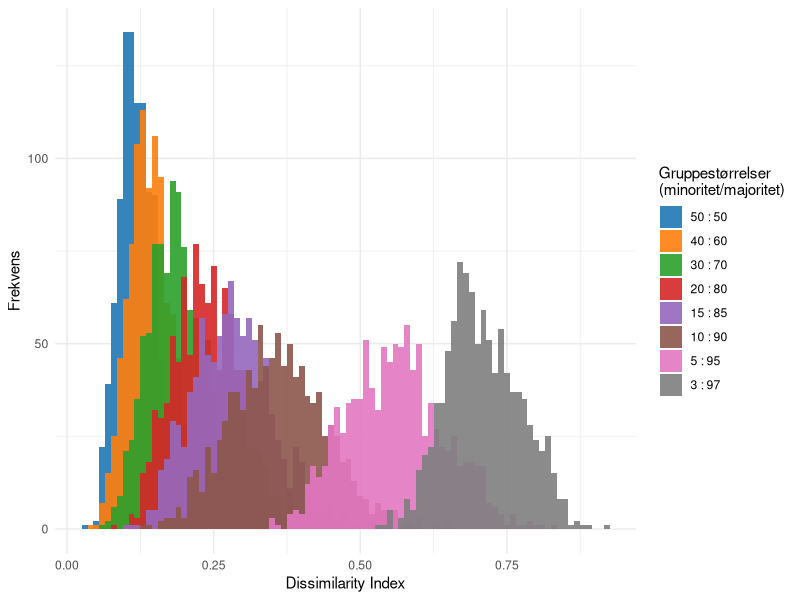
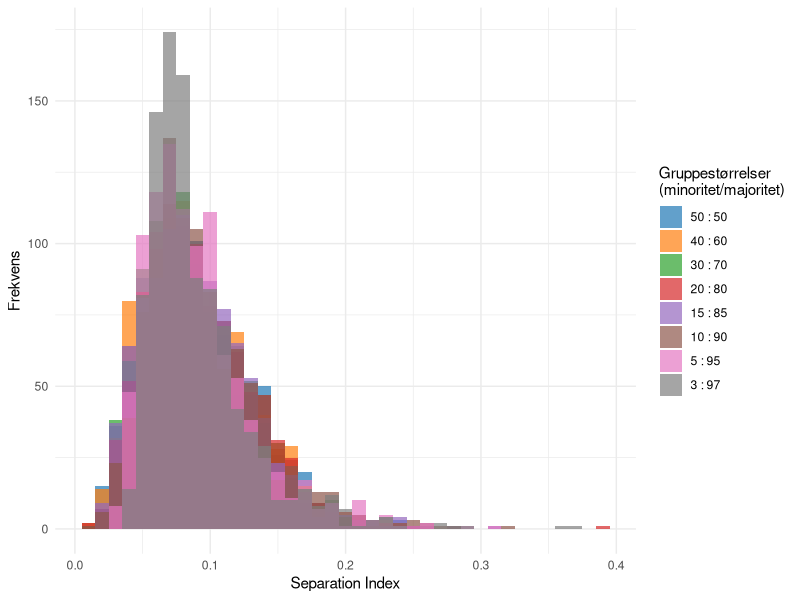

Reproduce these figures in R, in order.
## ---- chunk 1

# Load necessary libraries
library(tidyverse)


# Function to calculate the Dissimilarity Index
calculate_dissimilarity_index <- function(group_counts, total_counts) {
  total_population <- sum(total_counts)
  total_group_population <- sum(group_counts)
  
  index <- 0
  for (i in 1:length(group_counts)) {
    group_proportion <- group_counts[i] / total_group_population
    area_proportion <- total_counts[i] / total_population
    index <- index + abs(group_proportion - area_proportion)
  }
  
  return(0.5 * index)
}

# Parameters
n_simulations <- 1000
total_population <- 100
n_areas <- 10
distributions <- list(
  c(50, 50),   # Equal distribution
  c(40, 60),
  c(30, 70),   
  c(20, 80),
  c(15, 85),
  c(10, 90),
  c(5, 95),
  c(3, 97)
)

# Initialize dataframe to store results
results <- data.frame(Index = numeric(0), Distribution = factor())

# Simulation for each distribution
for (distribution in distributions) {
  group_1_size <- distribution[1]
  group_2_size <- distribution[2]
  
  dissimilarity_indices <- numeric(n_simulations)
  
  for (sim in 1:n_simulations) {
    # Randomly assign individuals to groups
    population <- c(rep(1, group_1_size), rep(2, group_2_size))
    
    # Randomly assign individuals to areas
    group_counts <- matrix(0, nrow = 2, ncol = n_areas)
    for (i in 1:total_population) {
      area <- sample(1:n_areas, 1)
      group <- population[i]
      group_counts[group, area] <- group_counts[group, area] + 1
    }
    
    # Calculate total counts per area
    total_counts <- colSums(group_counts)
    
    # Calculate Dissimilarity Index
    dissimilarity_indices[sim] <- calculate_dissimilarity_index(group_counts[1, ], total_counts)
  }
  
  # Store results
  dist_label <- paste(group_1_size, ":", group_2_size)
  results <- rbind(results, data.frame(Index = dissimilarity_indices, 
                                       Distribution = dist_label))
}

results[["Distribution_sorted"]] <- factor(results[["Distribution"]], 
                                  levels = c("50 : 50", 
                                             "40 : 60", 
                                             "30 : 70", 
                                             "20 : 80", 
                                             "15 : 85",
                                             "10 : 90", 
                                             "5 : 95",
                                             "3 : 97"))

# Visualize the distribution
palette <- c("#1f77b4", "#ff7f0e", 
             "#2ca02c", "#d62728", 
             "#9467bd", "#8c564b", 
             "#e377c2", "#7f7f7f")


ggplot(results, 
       aes(x = Index, 
           fill = Distribution_sorted)) +
  geom_histogram(binwidth = 0.01, 
                 alpha = 0.9, 
                 position = 'identity') +
  scale_fill_manual(values = palette) +
  labs(x = "Dissimilarity Index",
       y = "Frekvens",
       fill = "Gruppestørrelser\n(minoritet/majoritet)") +
  theme_minimal()


## ---- chunk 2

# Load necessary libraries
library(tidyverse)
set.seed(222)

# Function to calculate the Eta-squared Index
calculate_eta_squared_index <- function(group_counts, total_counts) {
  total_population <- sum(total_counts)
  overall_group_proportion <- sum(group_counts) / total_population
  
  # Calculate weighted mean square between groups
  between_group_variance <- sum((total_counts / total_population) * (group_counts / total_counts - overall_group_proportion)^2)
  
  # Calculate the overall variance
  overall_variance <- overall_group_proportion * (1 - overall_group_proportion)
  
  # Eta-squared index
  eta_squared <- between_group_variance / overall_variance
  
  return(eta_squared)
}

# Parameters
n_simulations <- 1000
total_population <- 100
n_areas <- 10
distributions <- list(
  c(50, 50),   # Equal distribution
  c(40, 60),
  c(30, 70),   
  c(20, 80),
  c(15, 85),
  c(10, 90),
  c(5, 95),
  c(3, 97))

# Initialize dataframe to store results
results <- data.frame(Index = numeric(0), Distribution = factor(levels = c()))

# Simulation for each distribution
for (distribution in distributions) {
  group_1_size <- distribution[1]
  group_2_size <- distribution[2]
  
  eta_squared_indices <- numeric(n_simulations)
  
  for (sim in 1:n_simulations) {
    # Randomly assign individuals to groups
    population <- c(rep(1, group_1_size), rep(2, group_2_size))
    
    # Randomly assign individuals to areas
    group_counts <- matrix(0, nrow = 2, ncol = n_areas)
    for (i in 1:total_population) {
      area <- sample(1:n_areas, 1)
      group <- population[i]
      group_counts[group, area] <- group_counts[group, area] + 1
    }
    
    # Calculate total counts per area
    total_counts <- colSums(group_counts)
    
    # Calculate Eta-squared Index
    eta_squared_indices[sim] <- calculate_eta_squared_index(group_counts[1, ], total_counts)
  }
  
  # Store results
  dist_label <- paste(group_1_size, ":", group_2_size)
  temp_df <- data.frame(Index = eta_squared_indices, Distribution = factor(dist_label, levels = paste0(sapply(distributions, function(x) paste(x, collapse = " : ")))))
  results <- rbind(results, temp_df)
}

# Define a color palette
palette <- c("#1f77b4", "#ff7f0e", 
             "#2ca02c", "#d62728", 
             "#9467bd", "#8c564b", 
             "#e377c2", "#7f7f7f")

# Visualize the distribution with log-scaled y-axis
ggplot(results, aes(x = Index, fill = Distribution)) +
  geom_histogram(binwidth = 0.01, alpha = 0.7, position = 'identity') +
  scale_fill_manual(values = palette) +
  labs(fill = "Gruppestørrelser\n(minoritet/majoritet)",
       x = "Separation Index",
       y = "Frekvens") +
  theme_minimal()


